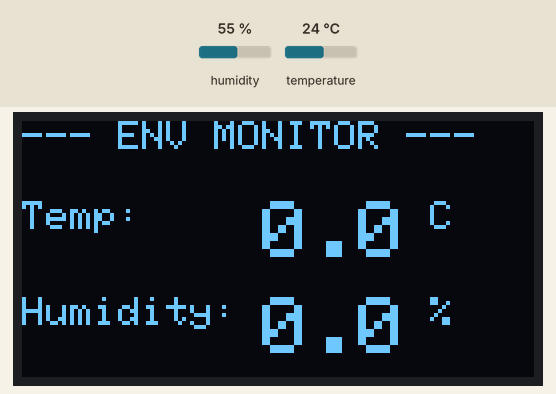
Simulated run of this sketch. Board: ESP32. On the bench: 128×64 one-colour display. Inputs (shaded band) come from the test bench; at power-on: humidity 55 %, temperature 24 °C. Storage starts empty; what the sketch prints to the serial monitor is not drawn.

Above: at 1.8 s.
1.9 s: humidity set to 22 %
At 2.6 s:
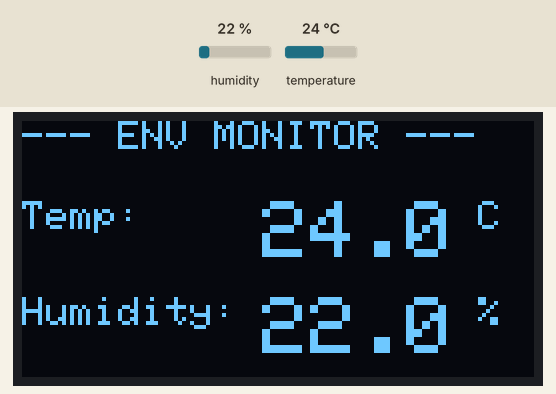
7.1 s: temperature set to 12 °C
At 11.0 s:
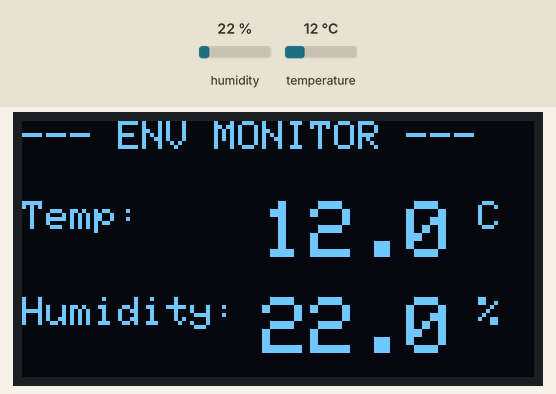
12.3 s: humidity set to 40 %
At 15.3 s:
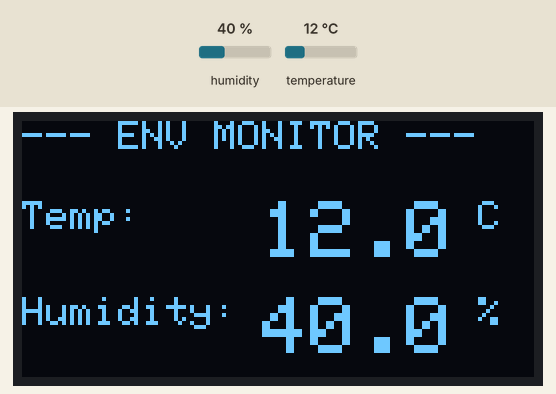
17.5 s: temperature set to 19 °C
At 19.6 s:
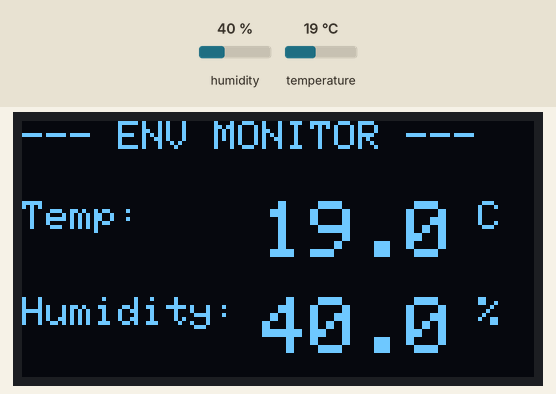
Timing chart, 0 to 21.1 s (numbered marks = the images above; inputs shaded):
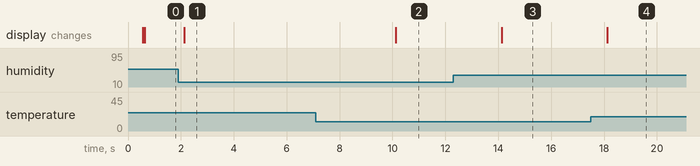

Measured:
- after the input at 1.9 s, the display: changes after 0.23 s (image 1)
- after the input at 7.1 s, the display: changes after 3.0 s (image 2)
- after the input at 12.3 s, the display: changes after 1.8 s (image 3)
- after the input at 17.5 s, the display: changes after 0.63 s (image 4)

The sketch:

sketch.ino
```cpp
#include <Arduino.h>
#include <Wire.h>          // Built-in library for I2C Communication
#include <SPI.h>           // Built-in library for SPI Communication
#include <SD.h>            // Built-in library for SD Cards
#include <DHT.h>           // Added library for DHT Sensor
#include <Adafruit_GFX.h>  // Added library for Screen graphics
#include <Adafruit_SSD1306.h> // Added library for OLED Driver


// 1. Hardware Pin Definitions (Matching our visual wiring!)
// Define the dimensions of our I2C OLED display

#define DHT_PIN         15
#define SD_CS_PIN       13
#define SCREEN_WIDTH 128
#define SCREEN_HEIGHT 64

// Create the OLED display driver object on the I2C bus
// -1 means the display doesn't share a physical reset pin with the ESP32
Adafruit_SSD1306 display(SCREEN_WIDTH, SCREEN_HEIGHT, &Wire, -1);

// Create the DHT sensor object
// DHT22 is the specific silicon model we are using
DHT dht(DHT_PIN, DHT22);

// Global RAM variables to hold our live environment measurements
float liveTemperature = 0.0;
float liveHumidity    = 0.0;
bool  sensorError      = false; // Safety flag if a wire gets cut


// 2. Non-Blocking Timing Thresholds (In Milliseconds)
const unsigned long OLED_INTERVAL   = 500;   // Refresh screen every 500ms
const unsigned long SENSOR_INTERVAL = 2000;  // Sample sensor every 2 seconds (2000ms)
const unsigned long LOG_INTERVAL    = 10000; // Log to SD Card every 10 seconds (10000ms)

// 3. Time Tracker Variables (Stored in RAM to track execution history)
unsigned long lastOledTime   = 0;
unsigned long lastSensorTime = 0;
unsigned long lastLogTime    = 0;

void setup() {
    // 1. Initialize the UART Serial port for debugging at 115200 baud
    Serial.begin(115200);
    delay(500); // Small hardware stabilization delay on boot
    Serial.println("\n=== SYSTEM BOOT INITIALIZATION ===");

    // 2. Initialize the DHT22 Sensor protocol
    dht.begin();
    Serial.println("[OK] DHT22 Sensor Bus Initialized.");

    // 3. Initialize the I2C OLED Display at address 0x3C
    // SSD1306_SWITCHCAPVCC generates 3.3V internal display voltage from the bus
    if(!display.begin(SSD1306_SWITCHCAPVCC, 0x3C)) {
        Serial.println("[ERROR] OLED Allocation Failed! Check I2C wiring.");
        while(1); // Hard freeze the CPU if critical display hardware is missing
    }
    Serial.println("[OK] I2C OLED Display Initialized.");

    // Clear display buffer and show a quick welcome message
    display.clearDisplay();
    display.setTextSize(1);
    display.setTextColor(SSD1306_WHITE);
    display.setCursor(10, 20);
    display.println("ENV NODE ONLINE");
    display.display(); // Blast pixels onto physical screen

    // 4. Initialize the SPI MicroSD Card Module
    Serial.println("Initializing SD Card SPI Bus...");
    if (!SD.begin(SD_CS_PIN)) {
        Serial.println("[WARNING] SD Card Mount Failed! Check SPI wiring or insert card.");
        // We won't crash the loop here, because we want the live screen to keep working
        // even if the SD card is temporarily removed!
    } else {
        Serial.println("[OK] SPI SD Card Module Initialized.");

        // Safety: If log file doesn't exist yet, create it and write CSV Headers
        File logFile = SD.open("/log.csv", FILE_WRITE);
        if (logFile) {
            // Check if file is completely empty (size == 0) to add headers
            if (logFile.size() == 0) {
                logFile.println("Timestamp_ms,Temperature_C,Humidity_Percent");
                Serial.println("[FILE] Created log.csv and appended headers.");
            }
            logFile.close(); // Always close file to flush bits and save power
        }
    }
    // === READ AND PRINT FILE FOR VERIFICATION ===
        File logFileRead = SD.open("/log.csv", FILE_READ);
        if (logFileRead) {
            Serial.println("\n--- READING LOG.CSV FROM SD CARD ---");
            while (logFileRead.available()) {
                Serial.write(logFileRead.read());
            }
            Serial.println("-------------------------------------\n");
            logFileRead.close();
        }
    Serial.println("=== SYSTEM RUNNING IN PARALLEL LOOP ===\n");
}


void loop() {
    // This runs CONTINOUSLY at maximum CPU clock speed
    unsigned long currentTime = millis(); // Capture current system uptime clock

    // === TASK 1: Live OLED Dashboard Refresh ===
    if (currentTime - lastOledTime >= OLED_INTERVAL) {
        lastOledTime = currentTime;

        // Clear the previous frame out of the screen buffer
        display.clearDisplay();

        // Draw a clean frame title
        display.setTextSize(1);
        display.setTextColor(SSD1306_WHITE);
        display.setCursor(0, 0);
        display.println("--- ENV MONITOR ---");

        // Check our safety flag from Task 2
        if (sensorError) {
            display.setCursor(0, 24);
            display.setTextSize(2);
            display.println("SENSOR ERR");
        } else {
            // Render the live data onto the screen buffer
            display.setTextSize(1);

            display.setCursor(0, 20);
            display.print("Temp:     ");
            display.setTextSize(2); // Make the numbers big and easy to read
            display.print(liveTemperature, 1); // 1 decimal place
            display.setTextSize(1);
            display.println(" C");

            display.setCursor(0, 44);
            display.setTextSize(1);
            display.print("Humidity: ");
            display.setTextSize(2);
            display.print(liveHumidity, 1);
            display.setTextSize(1);
            display.println(" %");
        }

        // Push the compiled pixel frame over I2C to the physical screen
        display.display();
    }

    // === TASK 2: Sensor Sampling ===
    if (currentTime - lastSensorTime >= SENSOR_INTERVAL) {
        lastSensorTime = currentTime;

        // Read values from physical sensor registers
        float h = dht.readHumidity();
        float t = dht.readTemperature();

        // Safety Check: If the sensor is unplugged, read values will be "NaN" (Not a Number)
        if (isnan(h) || isnan(t)) {
            Serial.println("[ERROR] Failed to read from DHT sensor!");
            sensorError = true;
        } else {
            // Update our global variables so other tasks can use the fresh data
            liveTemperature = t;
            liveHumidity = h;
            sensorError = false;

            Serial.print("[SENSOR] Temp: ");
            Serial.print(liveTemperature);
            Serial.print(" C | Humidity: ");
            Serial.print(liveHumidity);
            Serial.println(" %");
        }
    }

    // === TASK 3: Persistent Flash Storage Logging ===
    if (currentTime - lastLogTime >= LOG_INTERVAL) {
        lastLogTime = currentTime;

        // Only log if the sensor is working perfectly
        if (!sensorError) {
            // Open the file on the SD card in append mode
            File dataFile = SD.open("/log.csv", FILE_WRITE);

            if (dataFile) {
                // Write data separated by commas (CSV format)
                dataFile.print(currentTime);
                dataFile.print(",");
                dataFile.print(liveTemperature, 1);
                dataFile.print(",");
                dataFile.println(liveHumidity, 1); // println adds a new line at the end

                // Close the file to safely save the bits to flash memory
                dataFile.close();
                Serial.println("[SD CARD] Data packet successfully saved to log.csv");
                // Read back the file immediately to prove it logged!
                File testRead = SD.open("/log.csv", FILE_READ);
                if (testRead) {
                    Serial.println("--- CURRENT FILE CONTENTS ---");
                    while (testRead.available()) {
                        Serial.write(testRead.read());
                    }
                    Serial.println("-----------------------------");
                    testRead.close();
                }
            } else {
                Serial.println("[ERROR] Could not open log.csv file!");
            }
        }
    }
}
```
